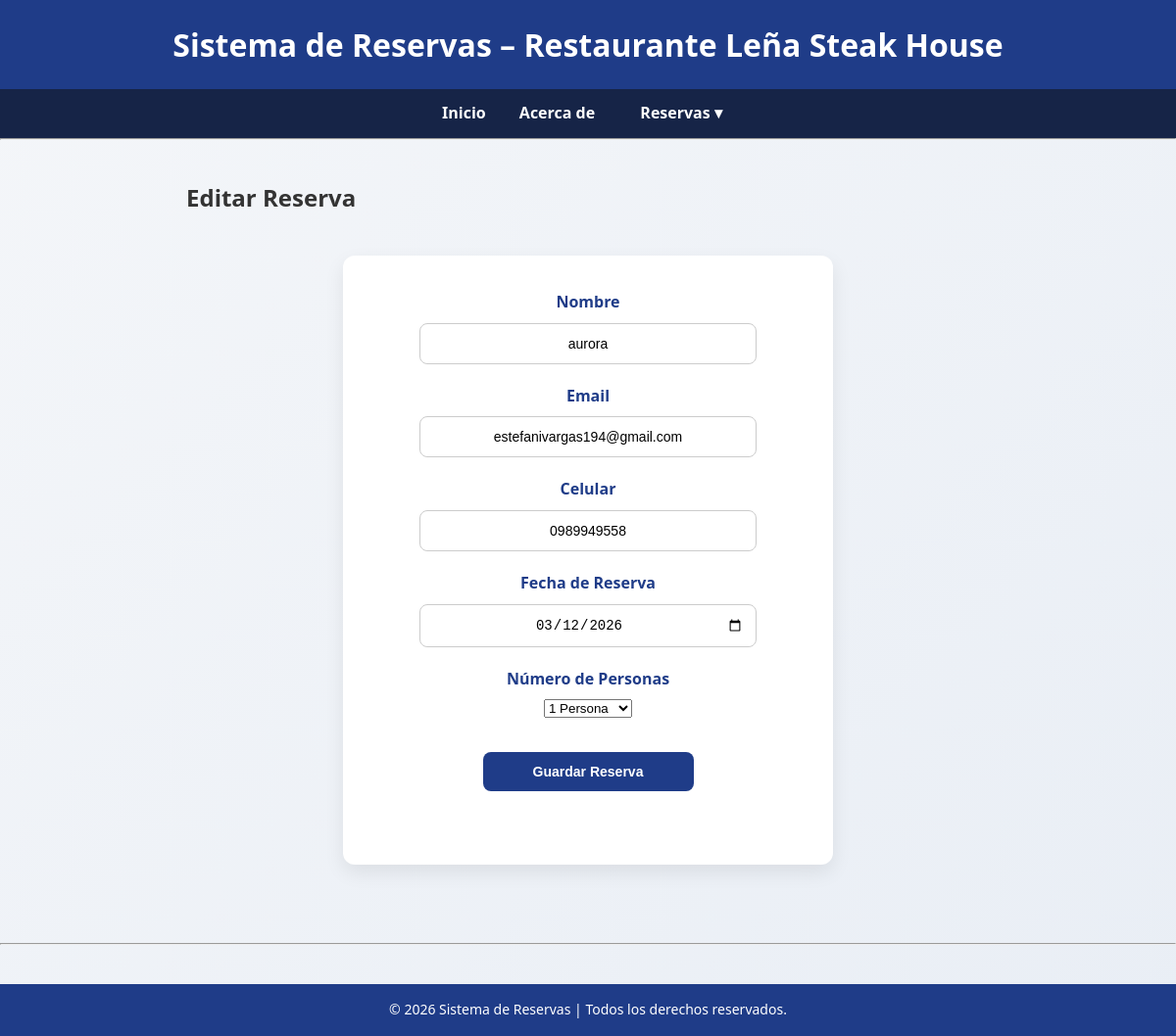
The page /clientes/editar/2 on the database its author committed.
### tables this page shows
CREATE TABLE clientes (
                id INTEGER PRIMARY KEY AUTOINCREMENT,
                nombre TEXT NOT NULL,
                email TEXT NOT NULL,
                celular TEXT NOT NULL,
                fecha_reserva TEXT NOT NULL,
                personas INTEGER NOT NULL
            );

### app.py (the view, shortened to what this page needs)
@app.route("/clientes/editar/<int:id>", methods=["GET", "POST"])
def editar_cliente(id):
    cliente_db = gestor.obtener_cliente_por_id(id)
    if not cliente_db:
        flash("Cliente no encontrado", "danger")
        return redirect(url_for("clientes_listar"))
    cliente_db = dict(cliente_db)
    cliente_db["fecha_reserva"] = datetime.strptime(
        cliente_db["fecha_reserva"], "%Y-%m-%d"
    ).date()
    form = ClienteForm(data=cliente_db)
    return render_template("editar_cliente.html", form=form)

### form.py
class ClienteForm(FlaskForm):
    nombre = StringField("Nombre", validators=[DataRequired(), Length(min=2, max=200)])
    email = StringField("Email",  validators=[DataRequired(), Email(), Length(max=200)])
    celular = StringField("Celular", validators=[DataRequired(), Length(min=10, max=10)])
    fecha_reserva = DateField(
        "Fecha de Reserva",
        validators=[DataRequired()],
        format='%Y-%m-%d',
        render_kw={"min": date.today()}  # No permite fechas pasadas
    )
    personas = SelectField(
    "Número de Personas",
    choices=[(0, "")] + [(i, f"{i} Persona" if i == 1 else f"{i} Personas") for i in range(1, 9)],
    coerce=int,
    validators=[DataRequired()]
)
    submit = SubmitField("Guardar Reserva")

### reservas/bd.py (called while the page is built)
def get_db_connection():
    db_path.parent.mkdir (parents=True, exist_ok=True)
    conn = sqlite3.connect(db_path)
    conn.row_factory = sqlite3. Row
    return conn

### reservas/gestor_clientes.py (called while the page is built)
    def obtener_cliente_por_id(self, id):
        with get_db_connection() as conn:
            return conn.execute(
                "SELECT * FROM clientes WHERE id=?",
                (id,)
            ).fetchone()

### templates/editar_cliente.html (shortened to what this page needs)
{% extends "base.html" %}
{% block content %}
<h2>Editar Reserva</h2>
<form method="POST">
    <p>{{ form.nombre.label }} {{ form.nombre() }}</p>
    <p>{{ form.email.label }} {{ form.email() }}</p>
    <p>{{ form.celular.label }} {{ form.celular() }}</p>
    <p>{{ form.fecha_reserva.label }} {{ form.fecha_reserva() }}</p>
    <p>{{ form.personas.label }} {{ form.personas() }}</p>
    <p>{{ form.submit(class="btn") }}</p>
</form>
{% endblock %}

### static/styles.css (style rules this page uses)
* { margin: 0; padding: 0; box-sizing: border-box; }
body { font-family: 'Segoe UI', Tahoma, Geneva, Verdana, sans-serif; background: linear-gradient(135deg, #f4f6f9, #e9eef5); color: #333; line-height: 1.6; }
.btn { display: inline-block; padding: 12px 22px; background: #1f3c88; color: white; border-radius: 8px; text-decoration: none; font-weight: bold; transition: 0.3s ease; margin: 20px 0; }
form { background: white; padding: 35px; border-radius: 12px; box-shadow: 0 8px 20px rgba(0,0,0,0.08); max-width: 500px; margin: 40px auto; text-align: center; }
form p { margin-bottom: 20px; display: flex; flex-direction: column; align-items: center; }
form label { font-weight: bold; margin-bottom: 8px; color: #1f3c88; }
form input { width: 80%; padding: 12px; border-radius: 8px; border: 1px solid #ccc; font-size: 14px; text-align: center; transition: 0.3s ease; }
form input[type="submit"] { background: #1f3c88; color: white; padding: 12px; border: none; border-radius: 8px; cursor: pointer; font-weight: bold; width: 50%; margin-top: 15px; transition: 0.3s ease; }

### rows shown on the page
clientes: nombre "aurora", email "estefanivargas194@gmail.com", celular "0989949558", fecha_reserva "03/12/2026", personas "1 Persona"
